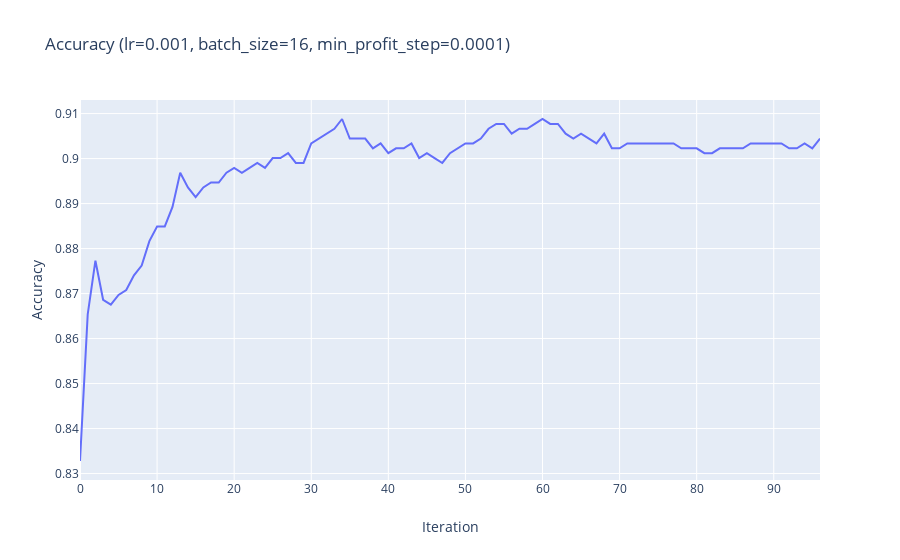

Notebook code cell kept with this figure:
### Markdown cell above
Realized algorithm

### Code cell
lr=0.001
batch_size=16
min_profit_step=0.0001
logr = LogRegression(lr=lr, batch_size=batch_size, max_iterations=100, min_profit_step=min_profit_step)
accuracy_v = logr.fit(X_train, y_train, X_val, y_val)
print(f"Accuracy: {accuracy_score(logr.predict(X_val), y_val)}")
trace = go.Scatter(x=np.arange(len(accuracy_v)), y=accuracy_v)
fig = go.Figure(data=[trace], layout=go.Layout(title=f'Accuracy (lr={lr}, batch_size={batch_size}, min_profit_step={min_profit_step})'))
fig.update_xaxes(title_text="Iteration")
fig.update_yaxes(title_text="Accuracy")

### Figure 1 — Plotly figure (JSON) as saved in the notebook; plotly's stock layout.template omitted (floating-point values rounded to 4 significant figures)
{"data": [{"type": "scatter", "x": [0, 1, 2, 3, 4, 5, 6, 7, 8, 9, 10, 11, 12, 13, 14, 15, 16, 17, 18, 19, 20, 21, 22, 23, 24, 25, 26, 27, 28, 29, 30, 31, 32, 33, 34, 35, 36, 37, 38, 39, 40, 41, 42, 43, 44, 45, 46, 47, 48, 49, 50, 51, 52, 53, 54, 55, 56, 57, 58, 59, 60, 61, 62, 63, 64, 65, 66, 67, 68, 69, 70, 71, 72, 73, 74, 75, 76, 77, 78, 79, 80, 81, 82, 83, 84, 85, 86, 87, 88, 89, 90, 91, 92, 93, 94, 95, 96], "y": [0.8328, 0.8654, 0.8773, 0.8686, 0.8675, 0.8697, 0.8708, 0.874, 0.8762, 0.8817, 0.8849, 0.8849, 0.8893, 0.8969, 0.8936, 0.8914, 0.8936, 0.8947, 0.8947, 0.8969, 0.8979, 0.8969, 0.8979, 0.899, 0.8979, 0.9001, 0.9001, 0.9012, 0.899, 0.899, 0.9034, 0.9045, 0.9055, 0.9066, 0.9088, 0.9045, 0.9045, 0.9045, 0.9023, 0.9034, 0.9012, 0.9023, 0.9023, 0.9034, 0.9001, 0.9012, 0.9001, 0.899, 0.9012, 0.9023, 0.9034, 0.9034, 0.9045, 0.9066, 0.9077, 0.9077, 0.9055, 0.9066, 0.9066, 0.9077, 0.9088, 0.9077, 0.9077, 0.9055, 0.9045, 0.9055, 0.9045, 0.9034, 0.9055, 0.9023, 0.9023, 0.9034, 0.9034, 0.9034, 0.9034, 0.9034, 0.9034, 0.9034, 0.9023, 0.9023, 0.9023, 0.9012, 0.9012, 0.9023, 0.9023, 0.9023, 0.9023, 0.9034, 0.9034, 0.9034, 0.9034, 0.9034, 0.9023, 0.9023, 0.9034, 0.9023, 0.9045]}], "layout": {"title": {"text": "Accuracy (lr=0.001, batch_size=16, min_profit_step=0.0001)"}, "xaxis": {"title": {"text": "Iteration"}}, "yaxis": {"title": {"text": "Accuracy"}}}}
